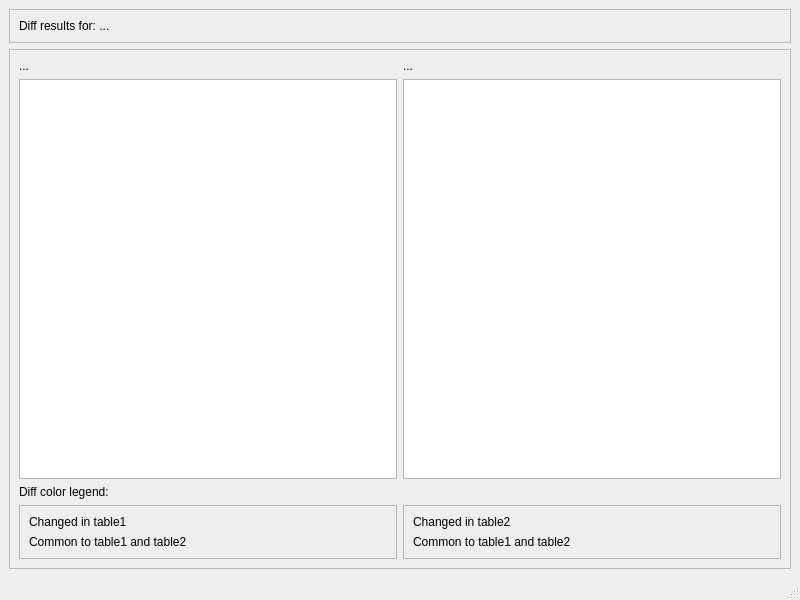
<?xml version="1.0" encoding="UTF-8"?>
<ui version="4.0">
 <class>MainWindow</class>
 <widget class="QMainWindow" name="MainWindow">
  <property name="geometry">
   <rect>
    <x>0</x>
    <y>0</y>
    <width>800</width>
    <height>600</height>
   </rect>
  </property>
  <property name="windowTitle">
   <string>MainWindow</string>
  </property>
  <widget class="QWidget" name="centralwidget">
   <layout class="QVBoxLayout" name="verticalLayout">
    <item>
     <widget class="QFrame" name="frame_2">
      <property name="frameShape">
       <enum>QFrame::StyledPanel</enum>
      </property>
      <property name="frameShadow">
       <enum>QFrame::Raised</enum>
      </property>
      <layout class="QHBoxLayout" name="horizontalLayout_2">
       <item>
        <widget class="QLabel" name="diff_title">
         <property name="text">
          <string>Diff results for: ...</string>
         </property>
        </widget>
       </item>
      </layout>
     </widget>
    </item>
    <item>
     <widget class="QFrame" name="frame">
      <property name="frameShape">
       <enum>QFrame::StyledPanel</enum>
      </property>
      <property name="frameShadow">
       <enum>QFrame::Raised</enum>
      </property>
      <layout class="QGridLayout" name="gridLayout">
       <item row="0" column="0">
        <widget class="QLabel" name="q1_diff_label">
         <property name="text">
          <string>...</string>
         </property>
        </widget>
       </item>
       <item row="3" column="0">
        <widget class="QFrame" name="frame_3">
         <property name="frameShape">
          <enum>QFrame::StyledPanel</enum>
         </property>
         <property name="frameShadow">
          <enum>QFrame::Raised</enum>
         </property>
         <layout class="QGridLayout" name="gridLayout_2">
          <item row="1" column="0">
           <widget class="QLabel" name="label_3">
            <property name="text">
             <string>Common to table1 and table2</string>
            </property>
           </widget>
          </item>
          <item row="0" column="0">
           <widget class="QLabel" name="changed_t1_label">
            <property name="autoFillBackground">
             <bool>false</bool>
            </property>
            <property name="styleSheet">
             <string notr="true"/>
            </property>
            <property name="text">
             <string>Changed in table1</string>
            </property>
            <property name="textFormat">
             <enum>Qt::PlainText</enum>
            </property>
           </widget>
          </item>
         </layout>
        </widget>
       </item>
       <item row="3" column="1">
        <widget class="QFrame" name="frame_4">
         <property name="frameShape">
          <enum>QFrame::StyledPanel</enum>
         </property>
         <property name="frameShadow">
          <enum>QFrame::Raised</enum>
         </property>
         <layout class="QVBoxLayout" name="verticalLayout_2">
          <item>
           <widget class="QLabel" name="changed_t2_label">
            <property name="autoFillBackground">
             <bool>false</bool>
            </property>
            <property name="styleSheet">
             <string notr="true"/>
            </property>
            <property name="text">
             <string>Changed in table2</string>
            </property>
            <property name="textFormat">
             <enum>Qt::PlainText</enum>
            </property>
           </widget>
          </item>
          <item>
           <widget class="QLabel" name="label_2">
            <property name="text">
             <string>Common to table1 and table2</string>
            </property>
           </widget>
          </item>
         </layout>
        </widget>
       </item>
       <item row="1" column="0">
        <widget class="QTableWidget" name="q1_table"/>
       </item>
       <item row="1" column="1">
        <widget class="QTableWidget" name="q2_table"/>
       </item>
       <item row="0" column="1">
        <widget class="QLabel" name="q2_diff_label">
         <property name="text">
          <string>...</string>
         </property>
        </widget>
       </item>
       <item row="2" column="0">
        <widget class="QLabel" name="label">
         <property name="text">
          <string>Diff color legend:</string>
         </property>
        </widget>
       </item>
      </layout>
     </widget>
    </item>
   </layout>
  </widget>
  <widget class="QMenuBar" name="menubar">
   <property name="geometry">
    <rect>
     <x>0</x>
     <y>0</y>
     <width>800</width>
     <height>22</height>
    </rect>
   </property>
  </widget>
  <widget class="QStatusBar" name="statusbar"/>
 </widget>
 <resources/>
 <connections/>
</ui>
